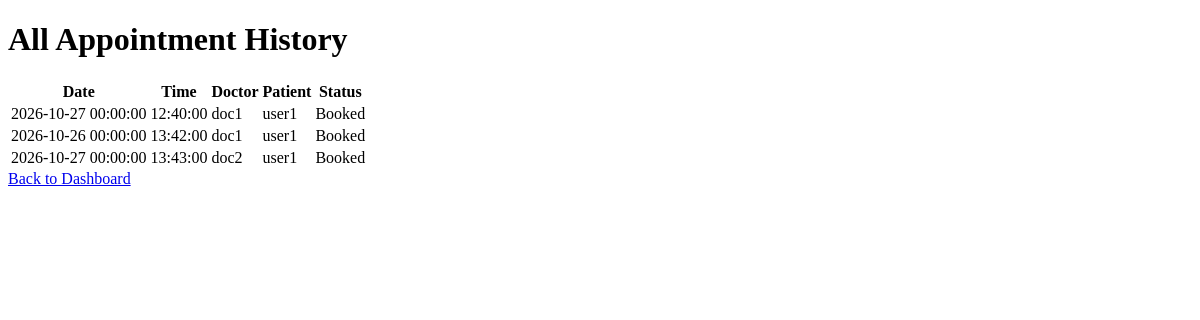
The page /admin/appointments (signed in) on the database as committed earlier.
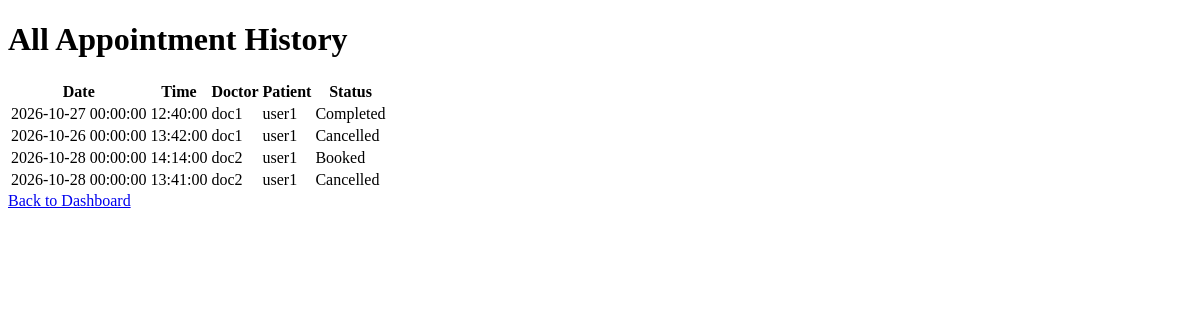
The same page on the database as committed later.
### database.py (models this page shows)
class Appointment(db.Model):
    __tablename__ = "appointments"
    id = db.Column(db.Integer, primary_key=True)
    doctor_id = db.Column(db.Integer, db.ForeignKey("doctor_profiles.id"), nullable=False)
    patient_id = db.Column(db.Integer, db.ForeignKey("patient_profiles.id"), nullable=False)
    appointment_date = db.Column(db.DateTime, nullable=False)
    appointment_time = db.Column(db.Time, nullable=False)
    status = db.Column(db.String(50), nullable=False)  # e.g., 'scheduled', 'completed', 'canceled'
    reason = db.Column(db.Text, nullable=True)
    doctor = db.relationship("DoctorProfile", back_populates="appointments")
    patient = db.relationship("PatientProfile", back_populates="appointments")
    treatment = db.relationship("Treatment", back_populates="appointment", uselist=False, cascade="all, delete-orphan")

class User(db.Model):
    __tablename__ = "users"
    id = db.Column(db.Integer, primary_key = True)
    name = db.Column(db.String(100), nullable=False)
    email = db.Column(db.String(100), unique=True, nullable=False)
    password_hash = db.Column(db.String(255), nullable=False)
    role = db.Column(db.String(50), nullable=False)  # e.g., 'admin', 'doctor', 'patient'
    is_active = db.Column(db.Boolean, default=True)
    doctor_profile = db.relationship("DoctorProfile", back_populates="user", uselist=False, cascade="all, delete-orphan")
    patient_profile = db.relationship("PatientProfile", back_populates="user", uselist=False, cascade="all, delete-orphan")

### app.py (the view)
@app.route("/admin/appointments")
@role_required("admin")
def admin_appointments():
    appointments = Appointment.query.all()
    return render_template("admin_appointments.html", appointments=appointments)

### app.py (called while the page is built)
def login_required(view):
    @wraps(view)
    def wrapped_view(*args,**kwargs):
        if current_user() is None:
            flash("please login to continue", "error")
            return redirect(url_for("login"))
        return view(*args, **kwargs)
    return wrapped_view

def role_required(role):
    def decorator(view):
        @wraps(view)
        @login_required
        def wraped_view(*args, **kwargs):
            if current_user().role != role:
                return "You are not authrized to access this page."
            return view(*args, **kwargs)
        return wraped_view
    return decorator

def current_user():
    user_id = session.get("user_id")
    if user_id is None:
        return None
    return User.query.get(user_id)

### templates/admin_appointments.html (shortened to what this page needs)
<!DOCTYPE html>
<html lang="en">
<head>
</head>
<body>
    <h1> All Appointment History </h1>
    <table>
        <tr>
            <th>Date</th>
            <th>Time</th>
            <th>Doctor</th>
            <th>Patient</th>
            <th>Status</th>
        </tr>
        {% for appointment in appointments %}
        <tr>
            <td>{{ appointment.appointment_date }}</td>
            <td>{{ appointment.appointment_time }}</td>
            <td>{{ appointment.doctor.user.name }}</td>
            <td>{{ appointment.patient.user.name }}</td>
            <td>{{ appointment.status }}</td>
        </tr>
        {% else %}
        <tr>
            <td colspan="5">No appointments found.</td>
        </tr>
        {% endfor %}
    </table>
    <a href="{{ url_for('admin_dashboard') }}">Back to Dashboard</a>
</body>
</html>

Rows that differ between the two databases and show on the page:
changed Appointment: status "Booked" → "Completed"
changed Appointment (number 2 of 4 on the later page): status "Booked" → "Cancelled"
changed Appointment "Booked": appointment_date "2026-10-27 00:00:00" → "2026-10-28 00:00:00"; appointment_time "13:43:00" → "14:14:00"
added Appointment: appointment_date "2026-10-28 00:00:00", appointment_time "13:41:00", doctor.user.name "doc2", patient.user.name "user1", status "Cancelled"
